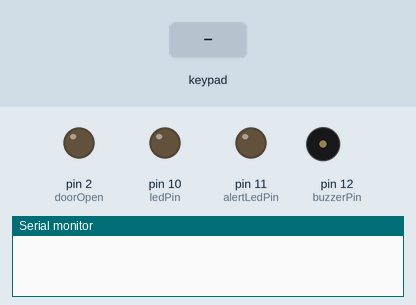
Recording of a sketch running on a simulated Arduino Uno, built with avr-gcc and run on an emulated ATmega328P. Shown: output pins drawn as LEDs (lit = HIGH), buzzer (waves = sounding, pin HIGH), the last lines printed to the serial monitor. Inputs (shaded band) come from the test bench.

Above: at 1.2 s.
1.3 s: keypad keys 1 2 3 4 # pressed 0.4 s apart
At 3.05 s:
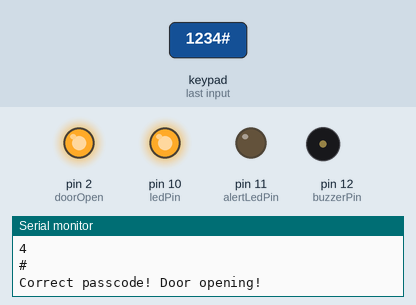
4.8 s: key '*' pressed
6.3 s: key '#' pressed
Timing chart, 0 to 9.3 s (numbered marks = the images above; inputs shaded):
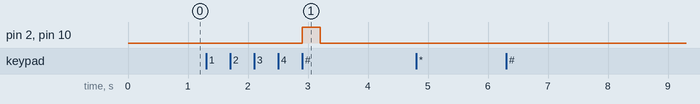

Measured:
- after the input at 1.3 s, pin 2 (doorOpen), pin 10 (ledPin): LOW → HIGH after 1.6 s, → LOW 0.30 s later

The sketch:

keypad_buzzer_alarmLED.ino
```cpp
#include <Keypad.h>

const byte ROWS = 4; // Four rows
const byte COLS = 3; // Three columns

// Define the keymap
char keys[ROWS][COLS] = {
  {'1', '2', '3'},
  {'4', '5', '6'},
  {'7', '8', '9'},
  {'*', '0', '#'}
};

// Connect keypad ROW0, ROW1, ROW2, ROW3 to Arduino pins
byte rowPins[ROWS] = {9, 8, 7, 6};

// Connect keypad COL0, COL1, COL2 to Arduino pins
byte colPins[COLS] = {5, 4, 3};

// Create the Keypad
Keypad keypad = Keypad(makeKeymap(keys), rowPins, colPins, ROWS, COLS);

const String passcode = "1234"; // Define the passcode
String enteredCode = ""; // Store the entered passcode
const int ledPin = 10; // LED pin for correct passcode
const int alertLedPin = 11; // LED pin for incorrect attempts
const int buzzerPin = 12; // Buzzer pin
const int doorOpen = 2;
int incorrectAttempts = 0; // Counter for incorrect attempts

void setup() {
  pinMode(ledPin, OUTPUT); // Set LED pin as output
  digitalWrite(ledPin, LOW); // Turn off the LED
  pinMode(alertLedPin, OUTPUT); // Set alert LED pin as output
  digitalWrite(alertLedPin, LOW); // Turn off the alert LED
  pinMode(buzzerPin, OUTPUT); // Set buzzer pin as output
  digitalWrite(buzzerPin, LOW); // Turn off the buzzer
  pinMode(doorOpen, OUTPUT);// To give the door opening signal
  digitalWrite(doorOpen,LOW);
  Serial.begin(9600); // Begin serial communication
}

void loop() {
  char key = keypad.getKey();

  if (key) {
    Serial.println(key);
    if (key == '#') {
      // Check the entered code
      if (enteredCode == passcode) {
        pinMode(ledPin, OUTPUT); // Set LED pin as output
        digitalWrite(ledPin, HIGH); // Turn on the LED if the passcode is correct
        digitalWrite(doorOpen,HIGH);// Open Door signal
        Serial.println("Correct passcode! Door opening!");
        delay(300); // Keep the LED on for 300 milliseconds
        digitalWrite(ledPin, LOW); // Turn off the LED
        digitalWrite(doorOpen,LOW); //End door signal
        incorrectAttempts = 0; // Reset the incorrect attempts counter
      } else {
        incorrectAttempts++; // Increment the incorrect attempts counter
        digitalWrite(ledPin, LOW); // Turn off the LED if the passcode is incorrect
        Serial.println("Incorrect passcode! LED is OFF.");
        if (incorrectAttempts >= 3) {
          digitalWrite(alertLedPin, HIGH); // Turn on the alert LED after 3 incorrect attempts
          digitalWrite(buzzerPin, HIGH); // Turn on the buzzer after 3 incorrect attempts
          Serial.println("Three consecutive incorrect attempts! Alert LED and Buzzer are ON.");
          delay(500); // Keep the alert LED and buzzer on for 3 seconds
          digitalWrite(alertLedPin, LOW); // Turn off the alert LED
          digitalWrite(buzzerPin, LOW); // Turn off the buzzer
          incorrectAttempts = 0; // Reset the incorrect attempts counter
          clearSerialMonitor(); // Clear the Serial Monitor
        }
      }
      enteredCode = ""; // Reset the entered code
    } else if (key == '*') {
      enteredCode = ""; // Clear the entered code if '*' is pressed
    } else {
      enteredCode += key; // Append the entered key to the passcode
    }
  }
}

// Function to clear the Serial Monitor
void clearSerialMonitor() {
  for (int i = 0; i < 50; i++) { // Adjust the number of lines as needed
    Serial.println();
  }
}
```
